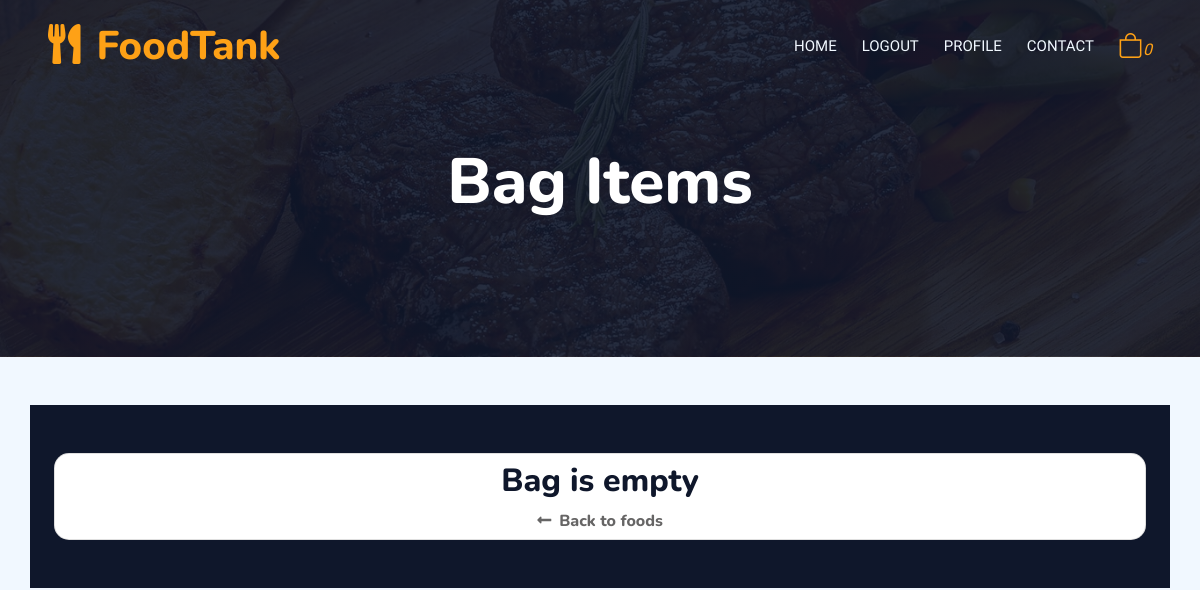
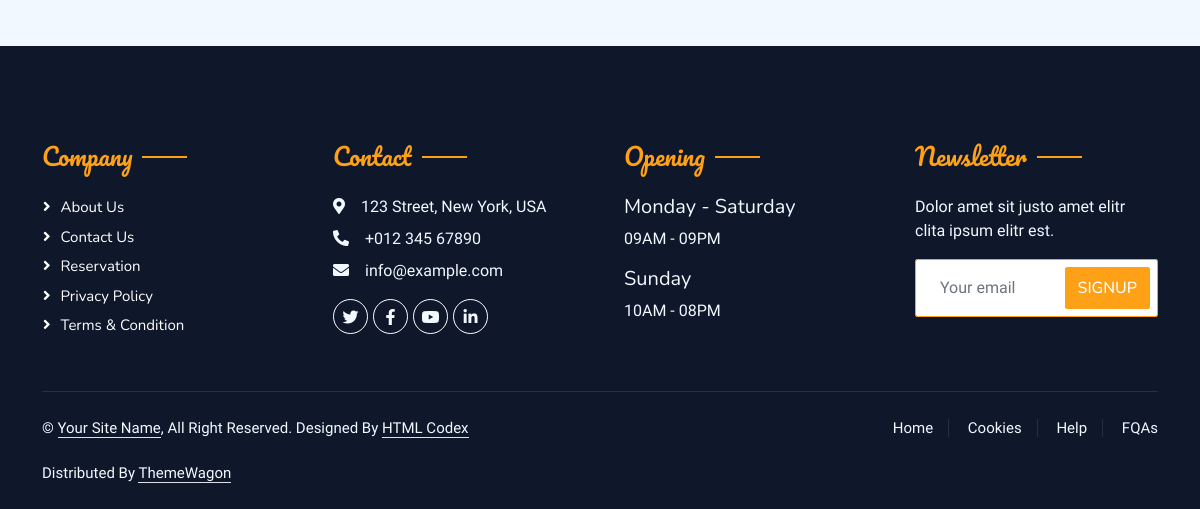
The app's page /bag/view_bag/ (signed in), older data (2 pictures, top to bottom).
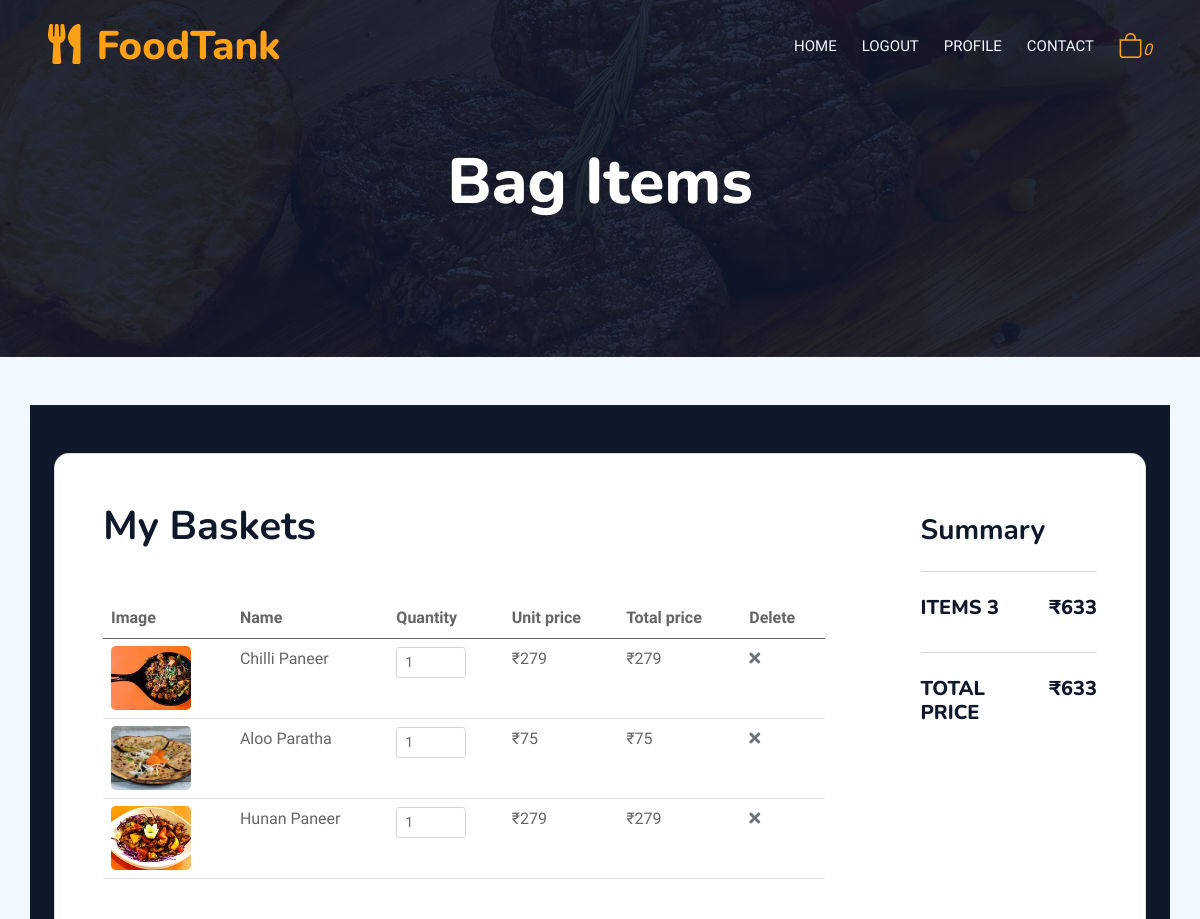
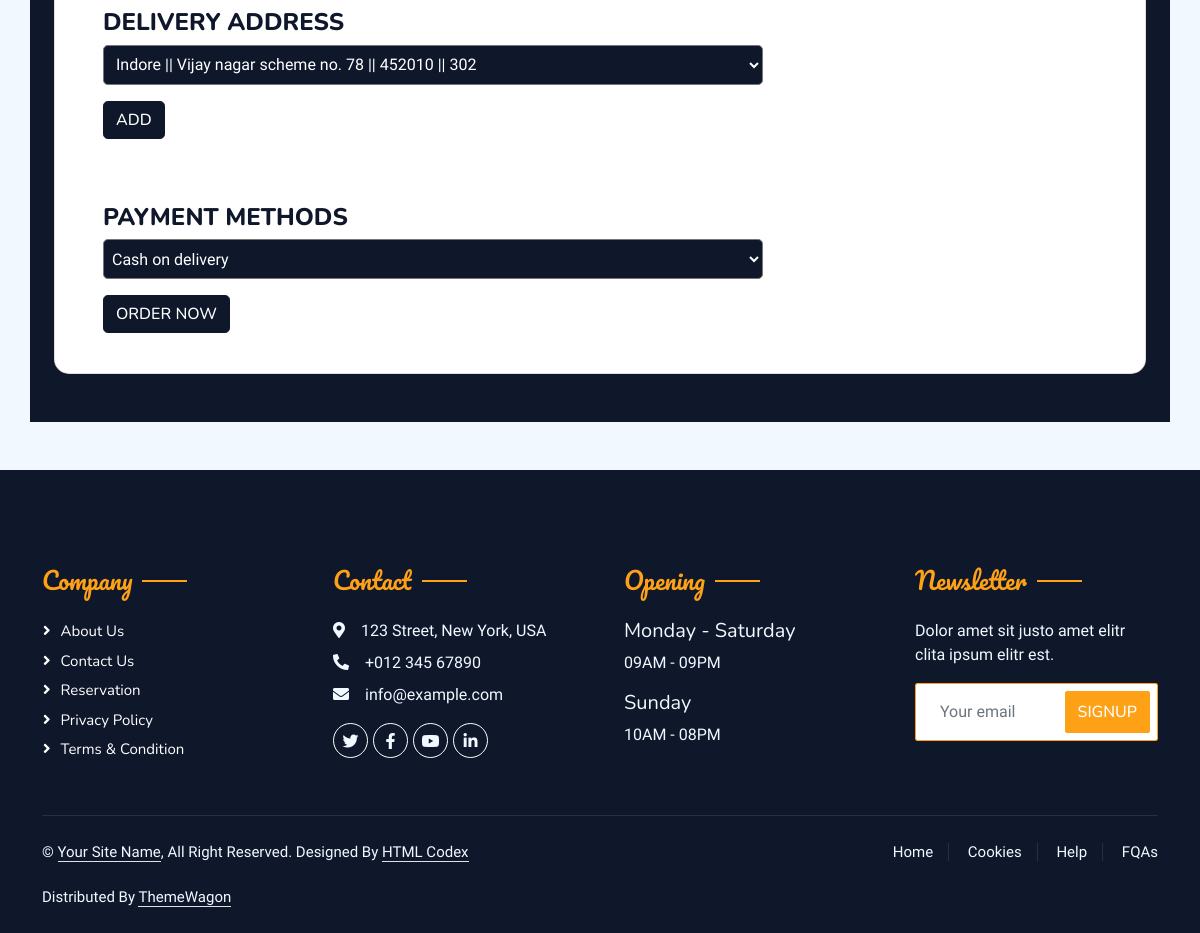
The same page, newer data (2 pictures, top to bottom).
### bag/models.py (models this page shows, shortened)
class BagItem(models.Model):
    bag = models.ForeignKey(Bag, on_delete=models.CASCADE)
    item = models.ForeignKey(Menu, on_delete=models.CASCADE)
    quantity = models.PositiveIntegerField(default=1, blank=True)

### menu/models.py (models this page shows, shortened)
class Menu(models.Model):
    restaurant = models.ForeignKey(Restaurant, on_delete=models.CASCADE)  # ForeignKey to Restaurant
    name = models.CharField(max_length=255)
    description = models.TextField()
    type = models.CharField(max_length=255)
    price = models.DecimalField(max_digits=10, decimal_places=2)
    available = models.BooleanField(blank=True, default=True, null=True)
    cuisine = models.CharField(max_length=255, blank=True)
    img1 = models.ImageField(upload_to='menu_images/', null=True, blank=True)

### bag/views.py (the view, shortened to what this page needs)
# urls.py: path("view_bag/", views.viewBag, name="view_bag"),
def viewBag(request):
    if not request.user.is_authenticated or not request.user.user_type == "Customer":
        return redirect("/login/")
    try: # Handle error, when a user does not have any bag
        address = Address.objects.filter(user=request.user)
        userBag = Bag.objects.get(user=request.user)
        bagItems = BagItem.objects.filter(bag=userBag)
    except:
        return redirect('/foodprovider/restaurant/')
    total = 0
    count = 0
    for item in bagItems:
        item_quantity = int(item.quantity)
        item_price = int(item.item.price)
        total += item_quantity * item_price
        count += 1
    context = {
        'address': address,
        'bagItems': bagItems,
        'total': total,
        'count': count,
    }
    return render(request, "bag/basket.html", context)

### templates/bag/basket.html (shortened to what this page needs)
{% extends 'base.html' %}
{% block content %}
{% load static %}
{% load sweetify %}
<div class="container-xxl position-relative p-0">
  {% include 'navbar.html' %}
  <div class="container-xxl py-5 bg-dark hero-header mb-5">
    <div class="container text-center my-5 pt-5 pb-4">
      <h1 class="display-3 text-white mb-3 animated slideInDown">Bag Items</h1>
    </div>
  </div>
</div>
<section class="container h-100 h-custom" style="background-color: #0f172b">
  <div class="container py-5 h-100">
    <div class="row d-flex justify-content-center align-items-center h-100">
      <div class="col-12">
        <div class="card card-registration card-registration-2" style="border-radius: 15px">
          <div class="card-body p-0" id="appendEmptyBag">
            {% if bagItems %}
            <div class="row g-0" id="deleteBasket">
              <div class="col-lg-9">
                <div class="mx-5 mt-5">
                  <div class="mb-5">
                    <h1 class="fw-bold mb-0 text-black">My Baskets</h1>
                  </div>
                  <table class="table">
                    <thead>
                      <tr>
                        <th scope="col">Image</th>
                        <th scope="col">Name</th>
                        <th scope="col">Quantity</th>
                        <th scope="col">Unit price</th>
                        <th scope="col">Total price</th>
                        <th scope="col">Delete</th>
                      </tr>
                    </thead>
                    <tbody>
                      {% for item in bagItems %}
                      <tr class="deleteRow">
                        <th scope="row">
                          <img src="{{item.item.img1.url}}" class="img-fluid rounded-3" alt="food"
                            style="width: 5rem; height: 4rem; margin-top: -1px;" />
                        </th>
                        <td>{{item.item.name}}</td>
                        <td>
                          <input id="form1" min="1" name="{{item.id}}" value="{{item.quantity}}" type="number"
                            class="form-control form-control-sm itemQuantity" data-food-item="{{item.id}}"
                            style="width: 70px" />
                        </td>
                        <td>₹{{ item.item.price | stringformat:'d' }}</td>
                        <td class="newPrice" totalItemPrice="{{item.item.id}}">
                          ₹{% widthratio item.item.price 1 item.quantity %}
                        </td>
                        <td>
                          <a class="text-muted deleteFood" href="/bag/deleteItem/{{item.id}}"
                            data-food-item="{{item.id}}" data-food-name="{{item.item.name}}"><i
                              class="fas fa-times"></i></a>
                        </td>
                      </tr>
                      {% endfor %}
                    </tbody>
                  </table>
                  <h4 class="text-uppercase mt-5">Delivery Address</h4>
                  <div class="row d-flex justify-content-between">
                    <div>
                      <select class="bg-dark rounded-3 text-white" name="chooseAddress" id="address"
                        style="width: 91.5%; height: 40px">
                        {% for data in address %}
                        <option value="{{data.city}} || {{data.area}} || {{data.zipcode}} || {{data.house_no}}"
                          id="showAddress">
                          &nbsp;<div class="text-white bg-dark pt-2 rounded-3" style="width: 90%">
                          </div>
                        </option>
                        {% endfor %}
                      </select>
                    </div>
                    <div class="my-3">
                      <button class="btn btn-dark rounded-3" id="openForm">Add</button>
                    </div>
                  </div>
                  <form action="/order/placeOrder/" method="POST">
                    <h4 class="text-uppercase mt-5">Payment Methods</h4>
                    <div class="row d-flex justify-content-between">
                      <div>
                        <select class="bg-dark rounded-3 text-white" name="payment" id="payment-method"
                          style="width: 91.5%; height: 40px">
                          <option value="Cash on delivery">&nbsp;Cash on delivery</option>
                        </select>
                      </div>
                      <div class="my-3 pb-4">
                        <input type="submit" class="btn btn-dark rounded-3" value="Order now" id="orderNow" />
                      </div>
                    </div>
                  </form>
                </div>
              </div>
              <div class="col-lg-3 bg-grey">
                <div class="p-5">
                  <h3 class="fw-bold mt-2 pt-1">Summary</h3>
                  <hr class="my-4" />
                  <div class="d-flex justify-content-between mb-4">
                    <h5 class="text-uppercase" id="itemCount1">items {{count}}</h5>
                    <h5 class="totalPrice">₹{{total}}</h5>
                  </div>
                  <hr class="my-4" />
                  <div class="d-flex justify-content-between mb-5">
                    <h5 class="text-uppercase">Total price</h5>
                    <h5 class="totalPrice">₹{{total}}</h5>
                  </div>
                </div>
              </div>
            </div>
            {% else %}
            <h2 class="text-center mt-2 mb-2">Bag is empty</h2>
            <div class="pt-1 pb-2">
              <h6 class="mb-0 text-center">
                <a href="/" class="text-body"><i class="fas fa-long-arrow-alt-left me-2"></i>Back to
                  foods</a>
              </h6>
            </div>
            {% endif %}
          </div>
        </div>
      </div>
    </div>
  </div>
</section>
{% endblock content %}

### templates/base.html (shortened to what this page needs)
<!DOCTYPE html>
{% load static %}
<html lang="en">
<head>
    <link href="https://cdnjs.cloudflare.com/ajax/libs/font-awesome/5.10.0/css/all.min.css" rel="stylesheet">
    <link href="https://cdn.jsdelivr.net/npm/bootstrap-icons@1.4.1/font/bootstrap-icons.css" rel="stylesheet">
    <link href="{% static 'lib/animate/animate.min.css' %}" rel="stylesheet">
    <link href="{% static 'lib/owlcarousel/assets/owl.carousel.min.css' %}" rel="stylesheet">
    <link href="{% static 'lib/tempusdominus/css/tempusdominus-bootstrap-4.min.css' %}" rel="stylesheet" />
    <link href="{% static 'css/bootstrap.min.css' %}" rel="stylesheet">
    <link href="{% static 'css/style.css' %}" rel="stylesheet">
    <link rel="stylesheet" href="{% static 'css/myStyle.css' %}">
</head>
<body>
    {% block content %} {% endblock content %}
    {% include 'footer.html' %}
</body>
</html>

### templates/navbar.html (shortened to what this page needs)
<nav class="navbar navbar-expand-lg navbar-dark bg-dark px-4 px-lg-5 py-3 py-lg-0">
    <a href="/" class="navbar-brand p-0">
        <h1 class="text-primary m-0"><i class="fa fa-utensils me-3"></i>FoodTank</h1>
    </a>
    <div class="collapse navbar-collapse" id="navbarCollapse">
        <div class="navbar-nav ms-auto py-0 pe-4">
            <a href="/" class="nav-item nav-link" id="home">Home</a>
            {% if not user.is_authenticated %}
                <a href="/signup/" class="nav-item nav-link">Signup</a>
                <a href="/login/" class="nav-item nav-link">Login</a>
            {% else %}
                <a href="/logout/" class="nav-item nav-link" id="userLogout">Logout</a>
                <a href="/profile/" class="nav-item nav-link">Profile</a>
            {% endif %}
            <a href="/contact/" class="nav-item nav-link">Contact</a>
        </div>
        {% if user.is_authenticated and user.user_type == "Customer" %}
            <a href="/bag/view_bag/"><i class="bi bi-bag" style="font-size: 25px;"><span style="font-size: 16px;" id="counter">0</span></i></a>
        {% endif %}
    </div>
</nav>

### templates/footer.html
<div class="container-fluid bg-dark text-light footer pt-5 mt-5 wow fadeIn" data-wow-delay="0.1s">
    <div class="container py-5">
        <div class="row g-5">
            <div class="col-lg-3 col-md-6">
                <h4 class="section-title ff-secondary text-start text-primary fw-normal mb-4">Company</h4>
                <a class="btn btn-link" href="">About Us</a>
                <a class="btn btn-link" href="">Contact Us</a>
                <a class="btn btn-link" href="">Reservation</a>
                <a class="btn btn-link" href="">Privacy Policy</a>
                <a class="btn btn-link" href="">Terms & Condition</a>
            </div>
            <div class="col-lg-3 col-md-6">
                <h4 class="section-title ff-secondary text-start text-primary fw-normal mb-4">Contact</h4>
                <p class="mb-2"><i class="fa fa-map-marker-alt me-3"></i>123 Street, New York, USA</p>
                <p class="mb-2"><i class="fa fa-phone-alt me-3"></i>+012 345 67890</p>
                <p class="mb-2"><i class="fa fa-envelope me-3"></i>info@example.com</p>
                <div class="d-flex pt-2">
                    <a class="btn btn-outline-light btn-social" href=""><i class="fab fa-twitter"></i></a>
                    <a class="btn btn-outline-light btn-social" href=""><i class="fab fa-facebook-f"></i></a>
                    <a class="btn btn-outline-light btn-social" href=""><i class="fab fa-youtube"></i></a>
                    <a class="btn btn-outline-light btn-social" href=""><i class="fab fa-linkedin-in"></i></a>
                </div>
            </div>
            <div class="col-lg-3 col-md-6">
                <h4 class="section-title ff-secondary text-start text-primary fw-normal mb-4">Opening</h4>
                <h5 class="text-light fw-normal">Monday - Saturday</h5>
                <p>09AM - 09PM</p>
                <h5 class="text-light fw-normal">Sunday</h5>
                <p>10AM - 08PM</p>
            </div>
            <div class="col-lg-3 col-md-6">
                <h4 class="section-title ff-secondary text-start text-primary fw-normal mb-4">Newsletter</h4>
                <p>Dolor amet sit justo amet elitr clita ipsum elitr est.</p>
                <div class="position-relative mx-auto" style="max-width: 400px;">
                    <input class="form-control border-primary w-100 py-3 ps-4 pe-5" type="text" placeholder="Your email">
                    <button type="button" class="btn btn-primary py-2 position-absolute top-0 end-0 mt-2 me-2">SignUp</button>
                </div>
            </div>
        </div>
    </div>
    <div class="container">
        <div class="copyright">
            <div class="row">
                <div class="col-md-6 text-center text-md-start mb-3 mb-md-0">
                    &copy; <a class="border-bottom" href="#">Your Site Name</a>, All Right Reserved.
                    Designed By <a class="border-bottom" href="https://htmlcodex.com">HTML Codex</a><br><br>
                    Distributed By <a class="border-bottom" href="https://themewagon.com" target="_blank">ThemeWagon</a>
                </div>
                <div class="col-md-6 text-center text-md-end">
                    <div class="footer-menu">
                        <a href="">Home</a>
                        <a href="">Cookies</a>
                        <a href="">Help</a>
                        <a href="">FQAs</a>
                    </div>
                </div>
            </div>
        </div>
    </div>
</div>

### static/css/style.css (style rules this page uses)
:root { --primary: #FEA116; --light: #F1F8FF; --dark: #0F172B; }
.ff-secondary { font-family: 'Pacifico', cursive; }
.btn { font-family: 'Nunito', sans-serif; font-weight: 500; text-transform: uppercase; transition: .5s; }
.btn.btn-primary, .btn.btn-secondary { color: #FFFFFF; }
.navbar-dark .navbar-nav .nav-link { position: relative; margin-left: 25px; padding: 35px 0; font-size: 15px; color: var(--light) !important; text-transform: uppercase; font-weight: 500; outline: none; transition: .5s; }
@media (min-width: 992px) { .navbar-dark { position: absolute; width: 100%; top: 0; left: 0; z-index: 999; background: transparent !important; } }
.hero-header { background: linear-gradient(rgba(15, 23, 43, .9), rgba(15, 23, 43, .9)), url(../img/bg-hero.jpg); background-position: center center; background-repeat: no-repeat; background-size: cover; }
.section-title { position: relative; display: inline-block; }
.section-title::before { position: absolute; content: ""; width: 45px; height: 2px; top: 50%; left: -55px; margin-top: -1px; background: var(--primary); }
.section-title::after { position: absolute; content: ""; width: 45px; height: 2px; top: 50%; right: -55px; margin-top: -1px; background: var(--primary); }
.section-title.text-start::before, .section-title.text-end::after { display: none; }
.footer .btn.btn-social { margin-right: 5px; width: 35px; height: 35px; display: flex; align-items: center; justify-content: center; color: var(--light); border: 1px solid #FFFFFF; border-radius: 35px; transition: .3s; }
.footer .btn.btn-link { display: block; margin-bottom: 5px; padding: 0; text-align: left; color: #FFFFFF; font-size: 15px; font-weight: normal; text-transform: capitalize; transition: .3s; }
.footer .btn.btn-link::before { position: relative; content: "\f105"; font-family: "Font Awesome 5 Free"; font-weight: 900; margin-right: 10px; }
.footer .copyright { padding: 25px 0; font-size: 15px; border-top: 1px solid rgba(256, 256, 256, .1); }
.footer .copyright a { color: var(--light); }
.footer .footer-menu a { margin-right: 15px; padding-right: 15px; border-right: 1px solid rgba(255, 255, 255, .1); }
.footer .footer-menu a:last-child { margin-right: 0; padding-right: 0; border-right: none; }

### static/css/myStyle.css (style rules this page uses)
img { height: 400px; margin-top: 30px; object-fit: cover; }

Row changes from the older to the newer data that the page shows:
added BagItem: item.img1 (picture), item.name "Chilli Paneer", quantity "1", item.price "279", item+quantity "279"
added BagItem: item.img1 (picture), item.name "Aloo Paratha", quantity "1", item.price "75", item+quantity "75"
added BagItem: item.img1 (picture), item.name "Hunan Paneer", quantity "1", item.price "279", item+quantity "279"
Text that changed along with them:
form field chooseAddress: (not shown) → "Indore || Vijay nagar scheme no. 78 || 452010 || 302"
form field payment: (not shown) → "Cash on delivery"
form field value: (not shown) → "Order now"
{{ count }}: (not shown) → "3"
{{ total }}: (not shown) → "633"
text no longer shown: "Bag is empty Back to foods"
text now shown: "My Baskets Image Name Quantity Unit price Total price Delete DELIVERY ADDRESS ADD PAYMENT METHODS Summary ITEMS ₹ TOTAL PRICE ₹"
